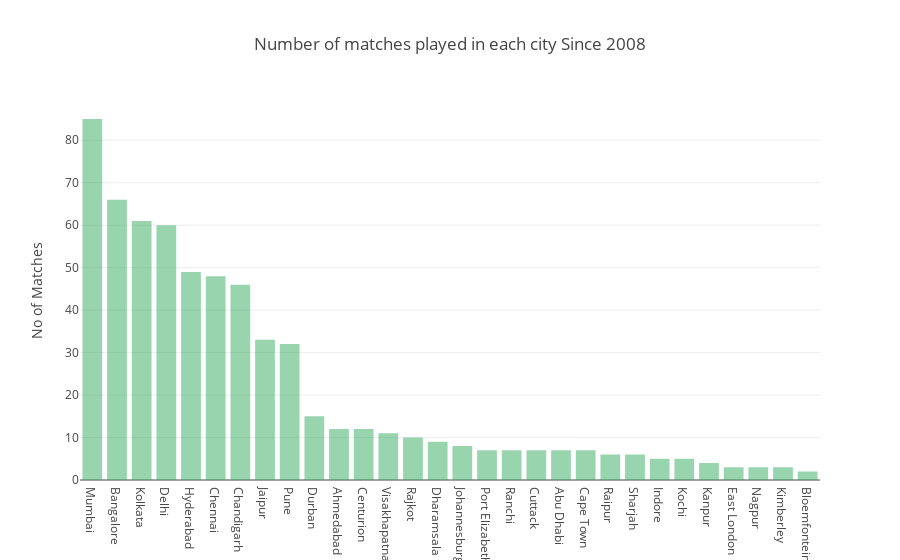

The cell this chart's notebook holds for it:
### Code cell
"""plotly.offline.iplot()-----> is a function 
argument to this should be the JSON object {}


here plotly.offline.iplot()---> embeds the interative graph in the inline formate means in ipython notebook itself

&

plotly.offline.plot() ---> Prints the graphs in the external files as a HTML page.

"""

x= city_graph['city']
y=city_graph['count']

plotly.offline.iplot({
    "data": [Bar(x=x,y=y,marker=dict(color="rgba(50, 171, 96, 0.5)") )],
    "layout" : Layout(title="Number of matches played in each City since 2008", yaxis={"title":"No of Matches"})
})

### Figure 1 — Plotly figure (JSON) as saved in the notebook; plotly's stock layout.template omitted (floating-point values rounded to 4 significant figures)
{"data": [{"marker": {"color": "rgba(50, 171, 96, 0.5)"}, "type": "bar", "x": ["Mumbai", "Bangalore", "Kolkata", "Delhi", "Hyderabad", "Chennai", "Chandigarh", "Jaipur", "Pune", "Durban", "Ahmedabad", "Centurion", "Visakhapatnam", "Rajkot", "Dharamsala", "Johannesburg", "Port Elizabeth", "Ranchi", "Cuttack", "Abu Dhabi", "Cape Town", "Raipur", "Sharjah", "Indore", "Kochi", "Kanpur", "East London", "Nagpur", "Kimberley", "Bloemfontein"], "y": [85, 66, 61, 60, 49, 48, 46, 33, 32, 15, 12, 12, 11, 10, 9, 8, 7, 7, 7, 7, 7, 6, 6, 5, 5, 4, 3, 3, 3, 2]}], "layout": {"title": "Number of matches played in each city Since 2008", "yaxis": {"title": "No of Matches"}}}
